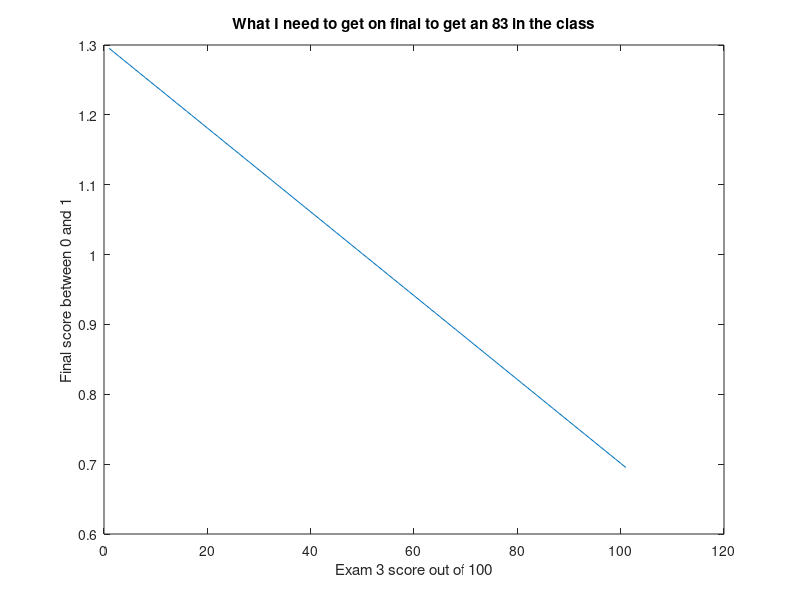

Reproduce this figure in MATLAB.
c = 0.5062;
x = 0:1:100;
z = 0:0.01:1;

% y = 0.25(z) + 0.45(x / 300) + c

% if y = 0.8
plot(((0.45 * (x / 300)) - 0.3238) / -0.25);
xlabel("Exam 3 score out of 100");
ylabel("Final score between 0 and 1");
title("What I need to get on final to get an 83 in the class");